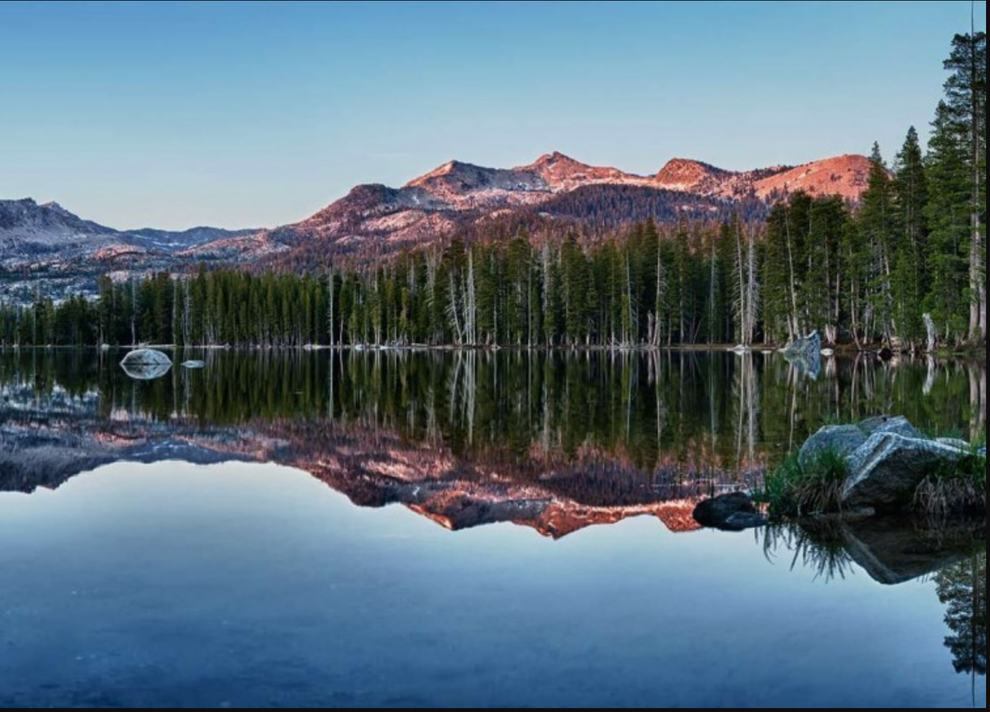
#> input picture src/stash/test2.png, 990 x 712 px, shrunk from 1514 x 1089 before the run
$ python PanoramicMerge.py
#> lines starting #> are read from the running program, lines starting #| are printed output that depends on the picture; after the words box and inside, x2 and y2 are one past the last pixel; in counts of white or black regions, pixels touching at a corner belong together
import cv2
import numpy as np


class PanoramicMerge:
    @staticmethod
    def process(imageL: np.ndarray, imageR: np.ndarray):
        homography = PanoramicMerge.get_homography(imageR, imageL)

        if homography is None:
            print('Cannot calculate homography')
            return

        warped = cv2.warpPerspective(imageR, homography,
                                     (imageR.shape[1] + imageL.shape[1], imageL.shape[0]))
        mask_warped = np.sum(warped, axis=2) != 0
        mask_warped = cv2.erode(mask_warped.astype(np.uint8), np.ones((3, 3)))  # delete edge points and artifacts

        result = np.ndarray((imageL.shape[0], imageL.shape[1] + imageR.shape[1], 3))

        result[0:imageL.shape[0], 0:imageL.shape[1]] = imageL  # left part
        result[mask_warped != 0] = warped[mask_warped != 0]  # right part where are no left part pixels

        result = result.astype(np.uint8)

        # remove black space at the right
        gray = cv2.cvtColor(result, cv2.COLOR_BGR2GRAY)
        threshold, binary = cv2.threshold(gray, 1, 255, cv2.THRESH_BINARY)
        contours, hierarchy = cv2.findContours(binary, cv2.RETR_EXTERNAL, cv2.CHAIN_APPROX_SIMPLE)
        if len(contours) > 0:
            x, y, w, h = cv2.boundingRect(contours[0])
            result = result[y:y + h, x:x + w]

        return result

    @staticmethod
    def get_homography(image1: np.ndarray, image2: np.ndarray):
        # print(image1.shape)
        # Convert images to grayscale
        gray1 = cv2.cvtColor(image1, cv2.COLOR_BGR2GRAY)
        gray2 = cv2.cvtColor(image2, cv2.COLOR_BGR2GRAY)

        # Apply GaussianBlur to reduce noise
        gray1 = cv2.GaussianBlur(gray1, (5, 5), 2)
        gray2 = cv2.GaussianBlur(gray2, (5, 5), 2)

        orb = cv2.ORB_create()
        keypoints1, descriptors1 = orb.detectAndCompute(gray1, None)
        keypoints2, descriptors2 = orb.detectAndCompute(gray2, None)

        # Use a feature matcher to find matches
        bf = cv2.BFMatcher(cv2.NORM_HAMMING, crossCheck=True)
        matches = bf.match(descriptors1, descriptors2)

        # Sort matches based on their distances
        matches = sorted(matches, key=lambda x: x.distance)

        # Set a distance threshold
        distance_threshold = 100
        good_matches = [match for match in matches if match.distance < distance_threshold]

        # Find the Homography matrix
        minMatches = 10
        if len(good_matches) > minMatches:
            src_pts = np.float32([keypoints1[m.queryIdx].pt for m in good_matches]).reshape(-1, 1, 2)
            dst_pts = np.float32([keypoints2[m.trainIdx].pt for m in good_matches]).reshape(-1, 1, 2)

            H, mask = cv2.findHomography(src_pts, dst_pts, cv2.RANSAC, 5.0)
            # print(H)
            return H
        else:
            print("Not enough feature matches to create a panorama")
            return None


def main():
    imageR = cv2.imread("test2.png")
#> imageR is the input picture: shape (712, 990, 3); mean B, G, R 125, 111.7, 91
    imageL = cv2.imread("test1.png")
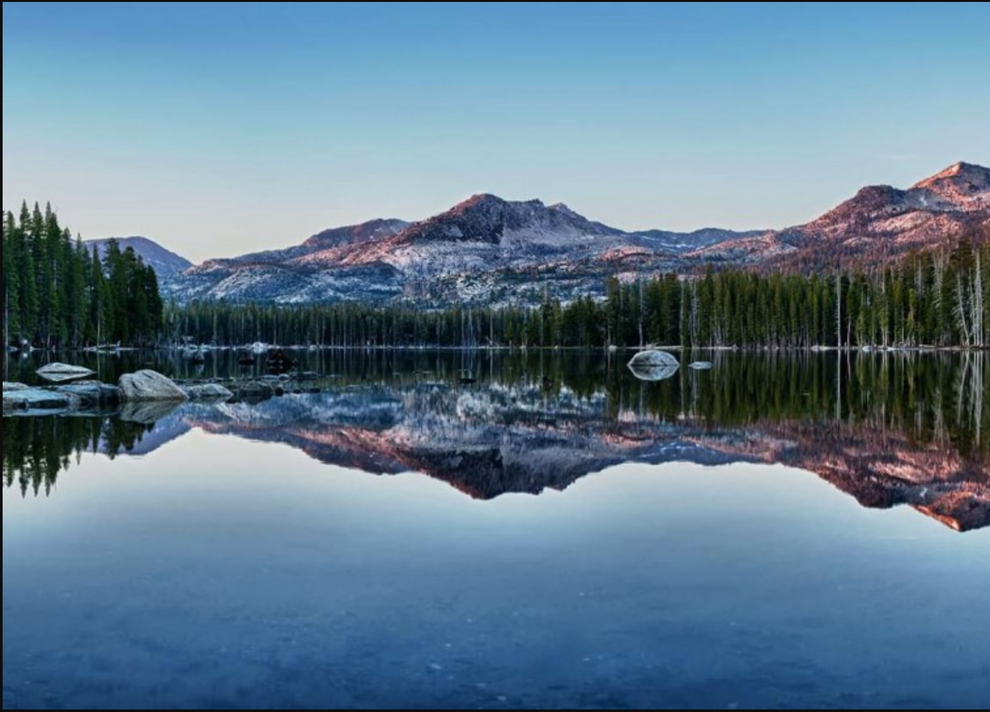
#> input picture src/stash/test1.png, 990 x 712 px, shrunk from 1514 x 1089 before the run
#> imageL is the input picture: shape (712, 990, 3); mean B, G, R 144.2, 123.5, 96.5
    cv2.imwrite("panorama.png", PanoramicMerge.process(imageL, imageR))
#> in get_homography, `gray2 = cv2.cvtColor(image2, cv2.COLOR_BGR2GRAY)`:
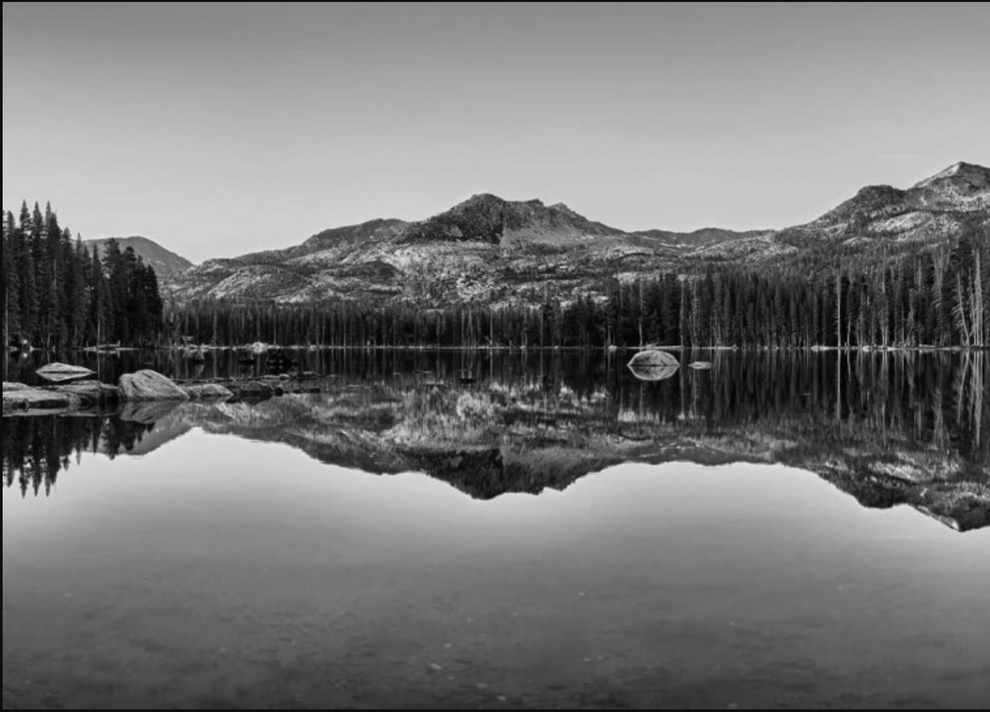
#> gray2: shape (712, 990); min 0, max 236, mean 117.8
#> in get_homography, `keypoints1, descriptors1 = orb.detectAndCompute(gray1, None)`: keypoints1 = 500 keypoints; strongest (x, y, size): (454, 527, 64.3), (455, 525, 77.1), (695, 516, 111.1), (455, 527, 44.6)
#> in get_homography, `keypoints2, descriptors2 = orb.detectAndCompute(gray2, None)`: keypoints2 = 500 keypoints; strongest (x, y, size): (110, 448, 92.6), (73, 452, 64.3), (111, 448, 111.1), (73, 453, 53.6)
#> in get_homography, `matches = bf.match(descriptors1, descriptors2)`: matches = 174 matches
#> in get_homography, `src_pts = np.float32([keypoints1[m.queryIdx].pt for m in good_matches]..`: src_pts = 174 rows, first 8: [127.2, 349.2], [55.2, 386.4], [94.8, 392.4], [38.4, 204], [172.8, 414.7], [364.8, 476.4], [381.6, 342], [87.6, 391.2]
#> in get_homography, `dst_pts = np.float32([keypoints2[m.trainIdx].pt for m in good_matches]..`: dst_pts = 174 rows, first 8: [634.8, 350.4], [562.8, 387.6], [602.4, 393.6], [546, 205.2], [681.1, 416.2], [872.4, 477.6], [889.2, 343.2], [595.2, 392.4]
#> in get_homography, `H, mask = cv2.findHomography(src_pts, dst_pts, cv2.RANSAC, 5.0)`: H = [[1, 0.00104, 507.4], [0.000485, 1, 1.45], [-1.46e-06, 2.14e-06, 1]]; mask = 174 values, max 1 at index 0, min 0 at index 90, mean 0.644
#> in process, `homography = PanoramicMerge.get_homography(imageR, imageL)`: homography has the same summary as H in get_homography
#> in process, `warped = cv2.warpPerspective(imageR, homography, (imageR.shape[1] + im..`:
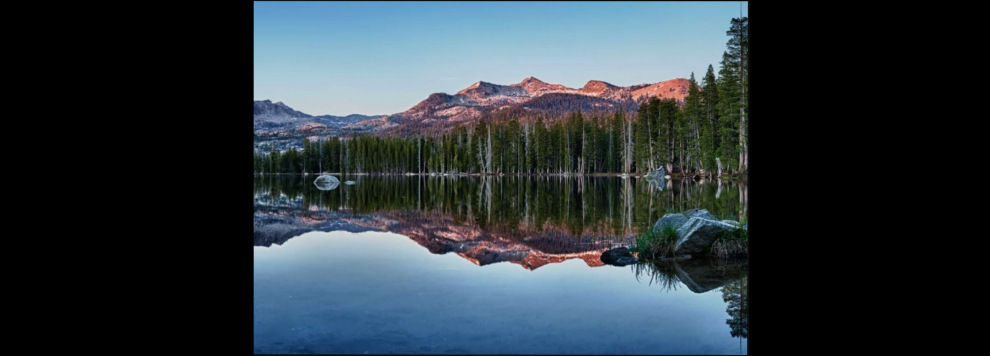
#> warped: shape (712, 1980, 3) (shown at 1/2 size); mean B, G, R 62.6, 55.9, 45.5
#> in process, `mask_warped = np.sum(warped, axis=2) != 0`:
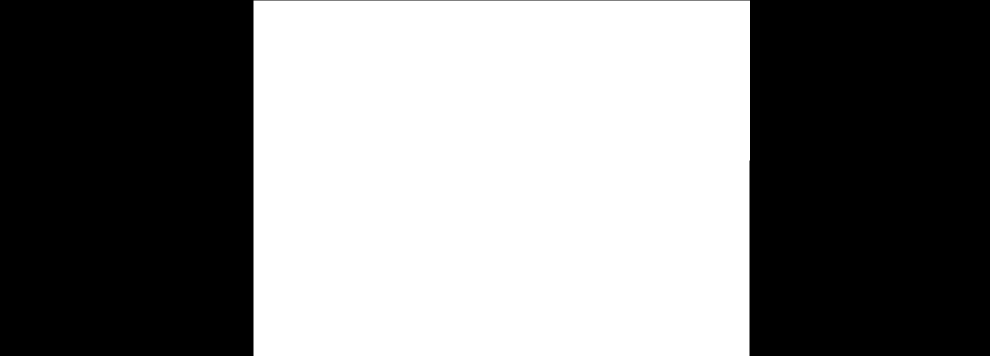
#> mask_warped: shape (712, 1980) bool (shown at 1/2 size); 50.1% white; 1 black region, box (x1, y1, x2, y2) and area: (0, 0, 1980, 712) 704128
#> in process, `mask_warped = cv2.erode(mask_warped.astype(np.uint8), np.ones((3, 3)))`: mask_warped: shape (712, 1980); values 0 (black) and 1 (white), 49.9% white; 1 white region, box (x1, y1, x2, y2) and area: (508, 2, 1499, 712) 703218
#> in process, `gray = cv2.cvtColor(result, cv2.COLOR_BGR2GRAY)`:
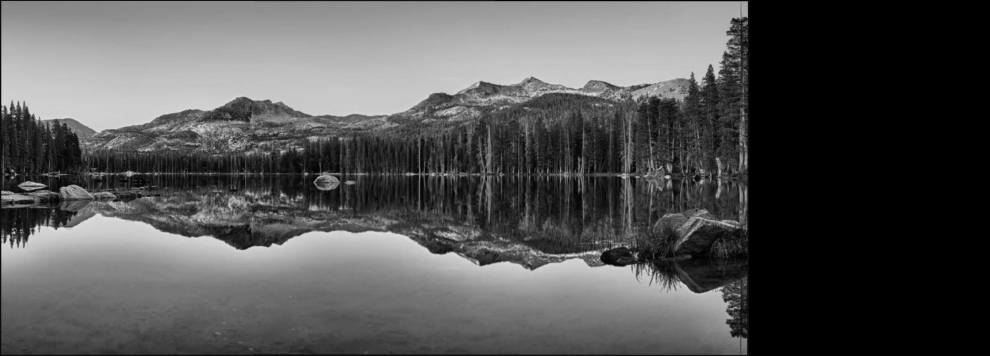
#> gray: shape (712, 1980) (shown at 1/2 size); min 0, max 236, mean 84.5
#> in process, `threshold, binary = cv2.threshold(gray, 1, 255, cv2.THRESH_BINARY)`:
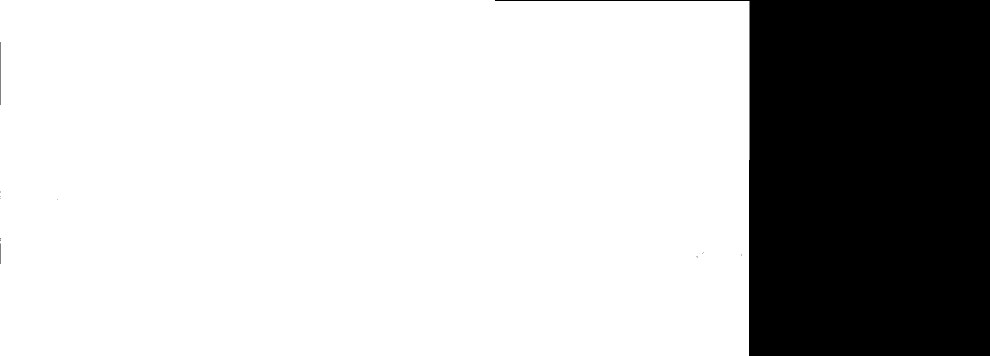
#> binary: shape (712, 1980) (shown at 1/2 size); 75.6% white; 13 black regions (10 under 20 px)
#> in process, `contours, hierarchy = cv2.findContours(binary, cv2.RETR_EXTERNAL, cv2...`: contours = 1 contour; box (x1, y1, x2, y2) and area: (0, 0, 1499, 712) 1063669
#> in process, `x, y, w, h = cv2.boundingRect(contours[0])`: x = 0; w = 1499; h = 712
#> in process, `result = result[y:y + h, x:x + w]`:
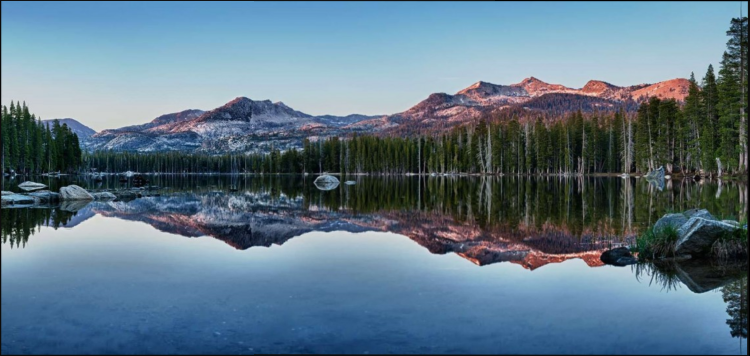
#> result: shape (712, 1499, 3) (shown at 1/2 size); mean B, G, R 133.3, 116.8, 93.1


if __name__ == "__main__":
    main()
